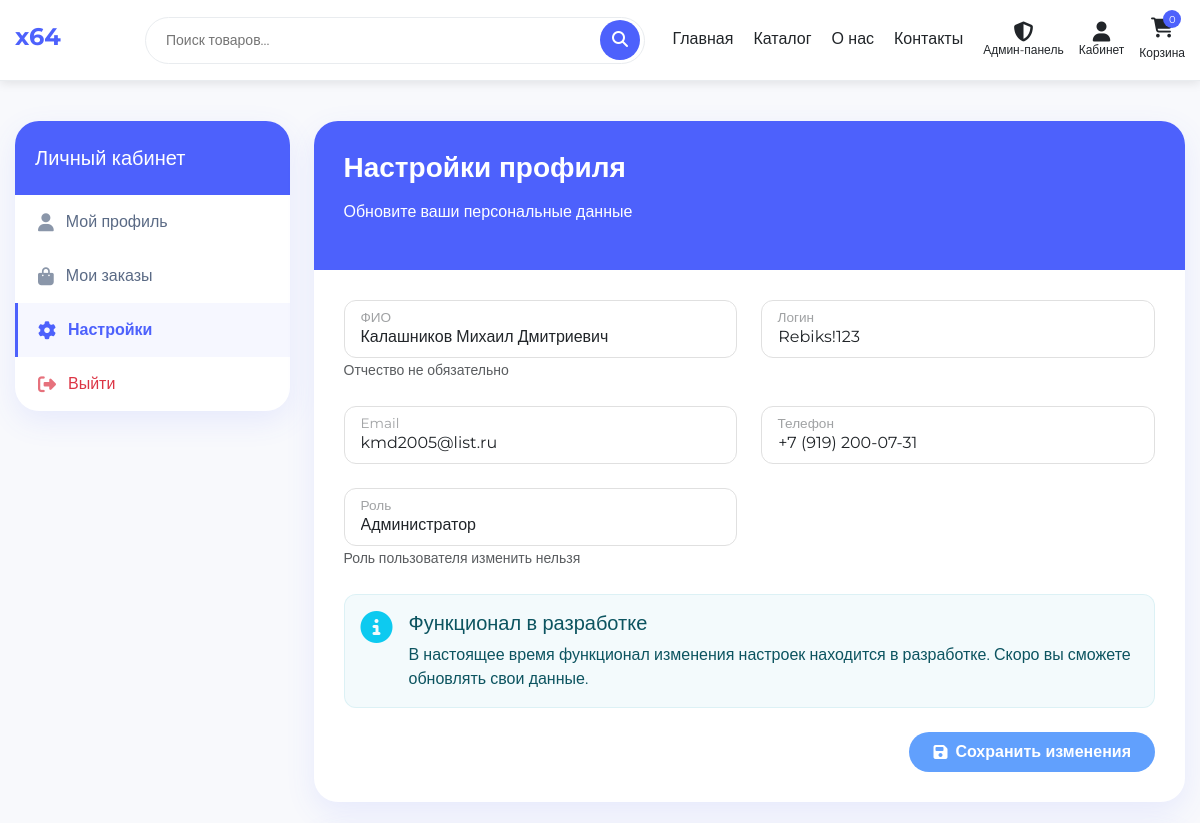
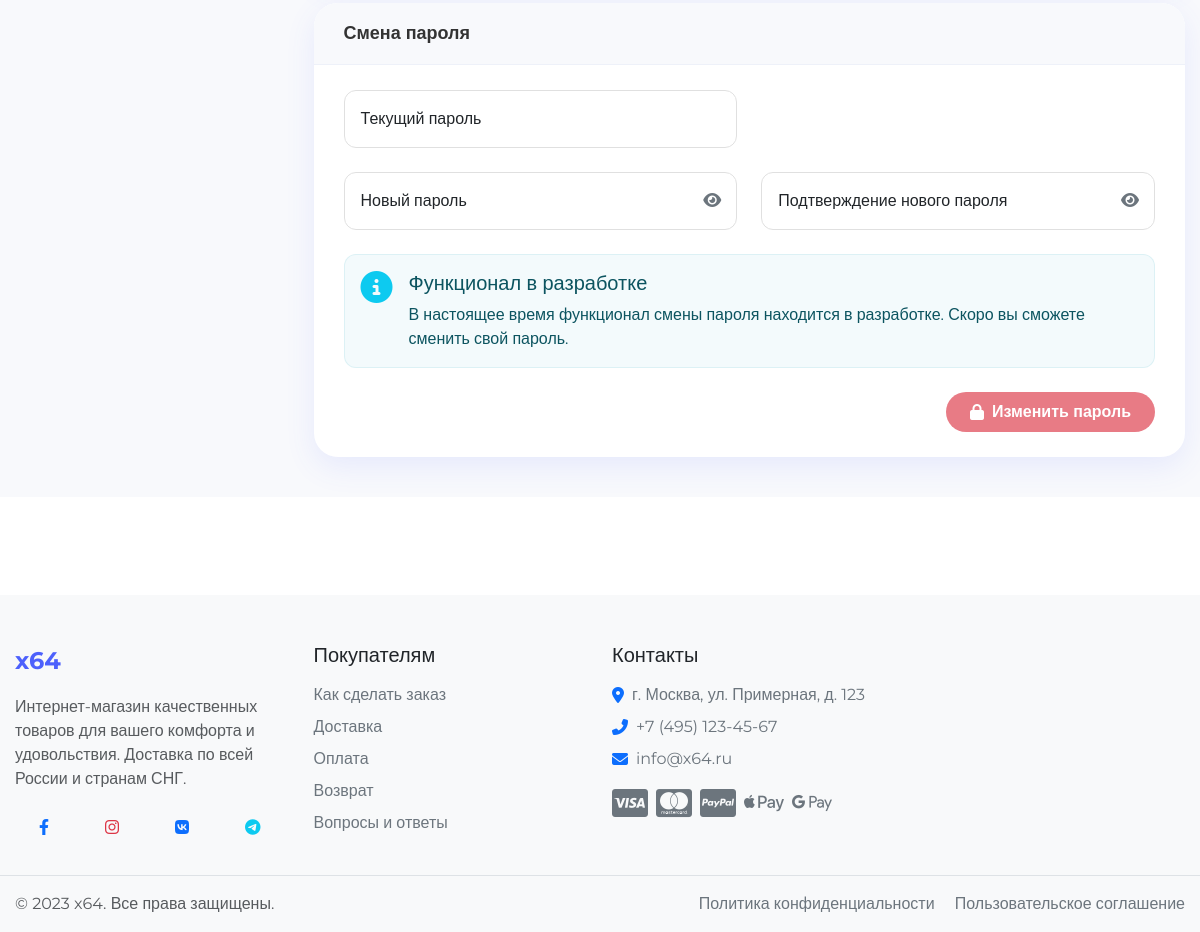
The page /account/settings.php (signed in) on the database its author committed (2 pictures, top to bottom).
### tables this page shows
CREATE TABLE `users` (
  `id` int NOT NULL,
  `fullname` varchar(255) NOT NULL COMMENT 'ФИО пользователя (отчество не обязательно)',
  `email` varchar(255) NOT NULL COMMENT 'Электронная почта пользователя',
  `phone` varchar(20) NOT NULL COMMENT 'Номер телефона пользователя',
  `login` varchar(255) NOT NULL COMMENT 'Логин пользователя для входа в систему',
  `password` varchar(255) NOT NULL COMMENT 'Хешированный пароль пользователя',
  `role` varchar(20) NOT NULL DEFAULT 'user' COMMENT 'Роль пользователя (по умолчанию "user")',
  `telegram_id` varchar(50) DEFAULT NULL COMMENT 'ID пользователя в Telegram',
  `telegram_username` varchar(100) DEFAULT NULL COMMENT 'Username пользователя в Telegram',
  `telegram_verification_code` varchar(10) DEFAULT NULL COMMENT 'Код для подтверждения привязки Telegram',
  `telegram_code_expires` timestamp NULL DEFAULT NULL COMMENT 'Время истечения кода подтверждения'
);

### includes/config/db_functions.php (called while the page is built, shortened)
<?php
function getUserById($user_id) {
    global $conn;
    $sql = "SELECT id, fullname, email, phone, login, role FROM users WHERE id = " . (int)$user_id;
    $result = mysqli_query($conn, $sql);
    if (mysqli_num_rows($result) > 0) {
        return mysqli_fetch_assoc($result);
    }
    return null;
}

### account/settings.php (the view, shortened to what this page needs)
<?php
require_once '../includes/config/db_functions.php';
include_once '../includes/header/header.php';
$user_id = $_SESSION['user_id'];
$user = getUserById($user_id);
?>
<section class="profile-section">
    <div class="profile-container">
        <div class="row">
            <div class="col-lg-3 col-md-4 mb-4">
                <div class="profile-card profile-sidebar">
                    <div class="profile-menu-header">
                        <h5 class="mb-0">Личный кабинет</h5>
                    </div>
                    <ul class="profile-menu">
                        <li class="profile-menu-item">
                            <a href="profile.php">
                                <i class="fas fa-user"></i>
                                Мой профиль
                            </a>
                        </li>
                        <li class="profile-menu-item">
                            <a href="orders.php">
                                <i class="fas fa-shopping-bag"></i>
                                Мои заказы
                            </a>
                        </li>
                        <li class="profile-menu-item active">
                            <a href="settings.php">
                                <i class="fas fa-cog"></i>
                                Настройки
                            </a>
                        </li>
                        <li class="profile-menu-item logout">
                            <a href="logout.php">
                                <i class="fas fa-sign-out-alt"></i>
                                Выйти
                            </a>
                        </li>
                    </ul>
                </div>
            </div>
            <div class="col-lg-9 col-md-8">
                <div class="profile-main-card mb-4">
                    <div class="profile-header">
                        <h2 class="profile-name">Настройки профиля</h2>
                        <p>Обновите ваши персональные данные</p>
                    </div>
                    <div class="profile-body">
                        <form action="settings_process.php" method="post" id="profileForm">
                            <div class="row">
                                <div class="col-md-6 mb-4">
                                    <div class="form-floating">
                                        <input type="text" class="form-control rounded-4" id="fullname" name="fullname" value="<?php echo htmlspecialchars($user['fullname']); ?>" placeholder="Иванов Иван Иванович" required>
                                        <label for="fullname">ФИО</label>
                                        <small class="text-muted">Отчество не обязательно</small>
                                    </div>
                                </div>
                                <div class="col-md-6 mb-4">
                                    <div class="form-floating">
                                        <input type="text" class="form-control rounded-4" id="login" name="login" value="<?php echo htmlspecialchars($user['login']); ?>" placeholder="username" required>
                                        <label for="login">Логин</label>
                                    </div>
                                </div>
                                <div class="col-md-6 mb-4">
                                    <div class="form-floating">
                                        <input type="email" class="form-control rounded-4" id="email" name="email" value="<?php echo htmlspecialchars($user['email']); ?>" placeholder="mail@example.com" required>
                                        <label for="email">Email</label>
                                    </div>
                                </div>
                                <div class="col-md-6 mb-4">
                                    <div class="form-floating">
                                        <input type="tel" class="form-control rounded-4" id="phone" name="phone" value="<?php echo htmlspecialchars($user['phone']); ?>" placeholder="+7 (999) 999-99-99" required>
                                        <label for="phone">Телефон</label>
                                    </div>
                                </div>
                                <div class="col-md-6 mb-4">
                                    <div class="form-floating">
                                        <input type="text" class="form-control rounded-4" id="role" value="<?php echo htmlspecialchars($user['role']); ?>" placeholder="Роль" readonly>
                                        <label for="role">Роль</label>
                                        <small class="text-muted">Роль пользователя изменить нельзя</small>
                                    </div>
                                </div>
                            </div>
                            <div class="alert alert-info rounded-4 mb-4">
                                <div class="d-flex">
                                    <div class="me-3">
                                        <i class="fas fa-info-circle fa-2x text-info"></i>
                                    </div>
                                    <div>
                                        <h5 class="alert-heading">Функционал в разработке</h5>
                                        <p class="mb-0">В настоящее время функционал изменения настроек находится в разработке. Скоро вы сможете обновлять свои данные.</p>
                                    </div>
                                </div>
                            </div>
                            <div class="text-end">
                                <button type="submit" class="btn btn-primary rounded-pill px-4 py-2" disabled>
                                    <i class="fas fa-save me-2"></i>Сохранить изменения
                                </button>
                            </div>
                        </form>
                    </div>
                </div>
                <div class="profile-info-card">
                    <div class="profile-info-header">
                        <h5 class="profile-info-title">Смена пароля</h5>
                    </div>
                    <div class="profile-info-body">
                        <form action="change_password.php" method="post" id="passwordForm">
                            <div class="row">
                                <div class="col-md-6 mb-4">
                                    <div class="form-floating">
                                        <input type="password" class="form-control rounded-4" id="current_password" name="current_password" placeholder="Текущий пароль" required>
                                        <label for="current_password">Текущий пароль</label>
                                    </div>
                                </div>
                                <div class="col-md-6"></div>
                                <div class="col-md-6 mb-4">
                                    <div class="form-floating password-field">
                                        <input type="password" class="form-control rounded-4" id="new_password" name="new_password" placeholder="Новый пароль" required>
                                        <label for="new_password">Новый пароль</label>
                                        <span class="password-toggle" onclick="togglePassword('new_password')">
                                            <i class="fas fa-eye"></i>
                                        </span>
                                    </div>
                                </div>
                                <div class="col-md-6 mb-4">
                                    <div class="form-floating password-field">
                                        <input type="password" class="form-control rounded-4" id="confirm_password" name="confirm_password" placeholder="Подтверждение нового пароля" required>
                                        <label for="confirm_password">Подтверждение нового пароля</label>
                                        <span class="password-toggle" onclick="togglePassword('confirm_password')">
                                            <i class="fas fa-eye"></i>
                                        </span>
                                    </div>
                                </div>
                            </div>
                            <div class="alert alert-info rounded-4 mb-4">
                                <div class="d-flex">
                                    <div class="me-3">
                                        <i class="fas fa-info-circle fa-2x text-info"></i>
                                    </div>
                                    <div>
                                        <h5 class="alert-heading">Функционал в разработке</h5>
                                        <p class="mb-0">В настоящее время функционал смены пароля находится в разработке. Скоро вы сможете сменить свой пароль.</p>
                                    </div>
                                </div>
                            </div>
                            <div class="text-end">
                                <button type="submit" class="btn btn-danger rounded-pill px-4 py-2" disabled>
                                    <i class="fas fa-lock me-2"></i>Изменить пароль
                                </button>
                            </div>
                        </form>
                    </div>
                </div>
            </div>
        </div>
    </div>
</section>
<?php
include_once '../includes/footer/footer.php';
?>

### css/style.css (style rules this page uses)
:root { --primary-color: #4d61fc; --primary-color-hover: #3a4cd1; --secondary-color: #6c757d; --success-color: #28a745; --danger-color: #dc3545; --warning-color: #ffc107; --info-color: #17a2b8; --light-color: #f8f9fa; --dark-color: #343a40; --body-bg: #ffffff; --text-color: #212529; --border-color: #e9ecef; --border-radius: 16px; --btn-border-radius: 50px; --box-shadow: 0 0.5rem 1rem rgba(0, 0, 0, 0.15); --transition: all 0.3s cubic-bezier(0.4, 0, 0.2, 1); --container-width: 1200px; }
* { margin: 0; padding: 0; box-sizing: border-box; }
html { scroll-behavior: smooth; overflow-x: hidden; width: 100%; position: relative; }
body { font-family: 'Montserrat', sans-serif; font-size: 16px; line-height: 1.5; color: var(--text-color); background-color: var(--body-bg); overflow-x: hidden; width: 100%; position: relative; max-width: 100vw; }
a { color: var(--primary-color); text-decoration: none; transition: var(--transition); }
ul { list-style: none; padding-left: 0; }
.btn { display: inline-flex; align-items: center; justify-content: center; padding: 12px 24px; font-size: 16px; font-weight: 600; border-radius: var(--btn-border-radius) !important; cursor: pointer; transition: var(--transition); border: none; outline: none; }
.btn-primary { background-color: var(--primary-color); color: white; }
.profile-section { padding: 40px 0; background: #f8f9fc; min-height: calc(100vh - 200px); }
.profile-container { max-width: 1200px; margin: 0 auto; padding: 0 15px; }
.profile-card { border-radius: 24px; border: none; overflow: hidden; box-shadow: 0 10px 30px rgba(77, 97, 252, 0.1); transition: all 0.3s cubic-bezier(0.25, 0.8, 0.25, 1); margin-bottom: 25px; background-color: #fff; }
.profile-sidebar { border-radius: 24px; overflow: hidden; }
.profile-menu-header { background: var(--primary-color); color: white; padding: 25px 20px; position: relative; overflow: hidden; }
.profile-menu-header::before { display: none; }
.profile-menu { list-style: none; padding: 0; margin: 0; }
.profile-menu-item { border-left: 3px solid transparent; transition: all 0.3s ease; }
.profile-menu-item a { display: flex; align-items: center; padding: 15px 20px; color: #5a6a85; font-weight: 500; text-decoration: none; transition: all 0.3s ease; }
.profile-menu-item i { margin-right: 12px; font-size: 18px; transition: all 0.3s ease; opacity: 0.7; }
.profile-menu-item.active { border-left-color: var(--primary-color); }
.profile-menu-item.active a { color: var(--primary-color); font-weight: 600; background-color: rgba(77, 97, 252, 0.05); }
.profile-menu-item.active i { color: var(--primary-color); opacity: 1; }
.profile-menu-item.logout a { color: var(--danger-color); }
.profile-main-card { border-radius: 24px; box-shadow: 0 10px 30px rgba(77, 97, 252, 0.1); transition: all 0.3s ease; background-color: #fff; overflow: hidden; margin-bottom: 25px; }
.profile-header { background: var(--primary-color); color: white; padding: 30px; position: relative; overflow: hidden; }
.profile-header::after { display: none; }
.profile-name { font-size: 28px; font-weight: 600; margin-bottom: 15px; }
.profile-body { padding: 30px; }
.profile-info-card { background-color: #fff; border-radius: 24px; box-shadow: 0 10px 30px rgba(77, 97, 252, 0.1); overflow: hidden; transition: all 0.3s ease; }
.profile-info-header { padding: 20px 30px; background-color: #f8f9fc; border-bottom: 1px solid #eef1f9; display: flex; align-items: center; justify-content: space-between; }
.profile-info-title { font-size: 18px; font-weight: 600; color: #333; margin: 0; }
.profile-info-body { padding: 25px 30px; }
.profile-card, .profile-main-card, .profile-info-card { animation: fadeIn 0.6s ease-out forwards; }
.profile-sidebar { animation: fadeIn 0.4s ease-out forwards; }
.profile-main-card { animation: fadeIn 0.5s 0.1s ease-out forwards; opacity: 0; }
.profile-info-card { animation: fadeIn 0.5s 0.2s ease-out forwards; opacity: 0; }

### css/components/home.css (style rules this page uses)
.d-flex { display: flex; }
.mb-4 { margin-bottom: 1.5rem; }

### rows shown on the page
users: fullname "Калашников Михаил Дмитриевич", login "Rebiks!123", email "kmd2005@list.ru", phone "+7 (919) 200-07-31", role "Администратор"
